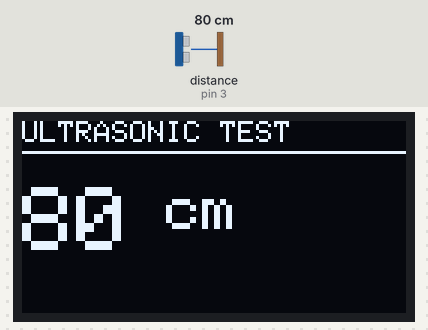
Bench run of a sketch on a simulated Arduino Uno, built with avr-gcc and run on an emulated ATmega328P. On the bench: 128×64 one-colour display. Wiring (inferred from the names in the program): ultrasonic range finder: trigger pin 2; echo pin 3. The inputs (shaded band) are chosen by the test bench; at power-on: distance to the obstacle (sensor on pin 3) 80 cm. The echo pulse lasts 58.3 µs per cm.

Above: at 1.2 s.
1.3 s: distance to the obstacle (sensor on pin 3) set to 9 cm
At 1.52 s:
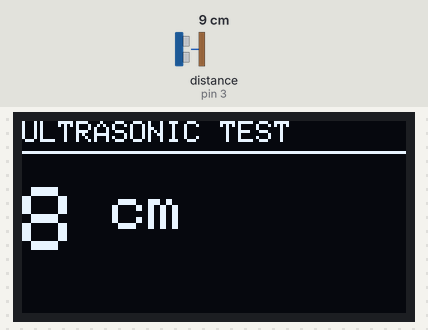
3.5 s: distance to the obstacle (sensor on pin 3) set to 2 cm
At 4.9 s:
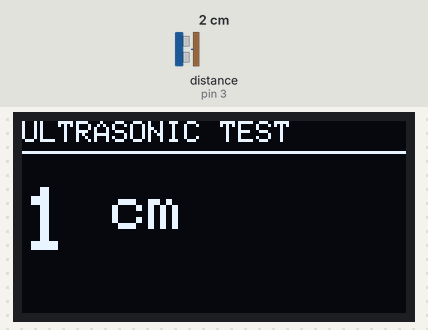
5.2 s: distance to the obstacle (sensor on pin 3) set to 4 cm
At 5.7 s:
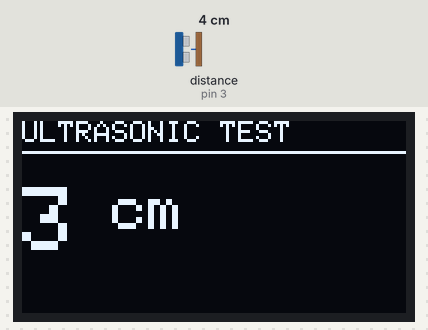
Timing chart, 0 to 8.2 s (numbered marks = the images above; inputs shaded):
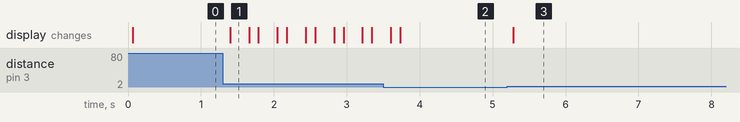

Measured:
- after the input at 1.3 s, the display: changes after 0.10 s (image 1)
- after the input at 3.5 s, the display: first changes after 0.10 s (image 2 shows a later state)
- after the input at 5.2 s, the display: changes after 0.08 s (image 3)

The sketch:

test_ultrasonic_oled.ino
```cpp
// TEST 4 — HC-SR04 ultrasonic, shown on the OLED (no Serial needed).
// HC-SR04:  TRIG D2  ECHO D3  VCC->5V  GND->GND
// OLED on I2C as usual (SDA A4, SCL A5).
// Expect: a distance in cm that drops as you move your hand toward the sensor.

#include <Wire.h>
#include <Adafruit_GFX.h>
#include <Adafruit_SSD1306.h>

#define TRIG 2
#define ECHO 3

Adafruit_SSD1306 oled(128, 64, &Wire, -1);
bool oled_ok = false;

long readDistance() {
  digitalWrite(TRIG, LOW);  delayMicroseconds(2);
  digitalWrite(TRIG, HIGH); delayMicroseconds(10);
  digitalWrite(TRIG, LOW);
  long dur = pulseIn(ECHO, HIGH, 30000UL);   // 30ms timeout ~= 5m
  if (dur == 0) return -1;                    // no echo
  return dur / 58;                            // us -> cm
}

void setup() {
  pinMode(TRIG, OUTPUT);
  pinMode(ECHO, INPUT);
  Wire.begin();
  oled_ok = oled.begin(SSD1306_SWITCHCAPVCC, 0x3C);
}

void loop() {
  long d = readDistance();

  oled.clearDisplay();
  oled.setTextColor(SSD1306_WHITE);
  oled.setTextSize(1);
  oled.setCursor(0, 0);
  oled.print("ULTRASONIC TEST");
  oled.drawLine(0, 10, 127, 10, SSD1306_WHITE);

  oled.setTextSize(3);
  oled.setCursor(0, 22);
  if (d < 0) oled.print("--");
  else       oled.print(d);
  oled.setTextSize(2);
  oled.print(" cm");
  oled.setTextSize(1);
  oled.display();

  delay(100);
}
```
